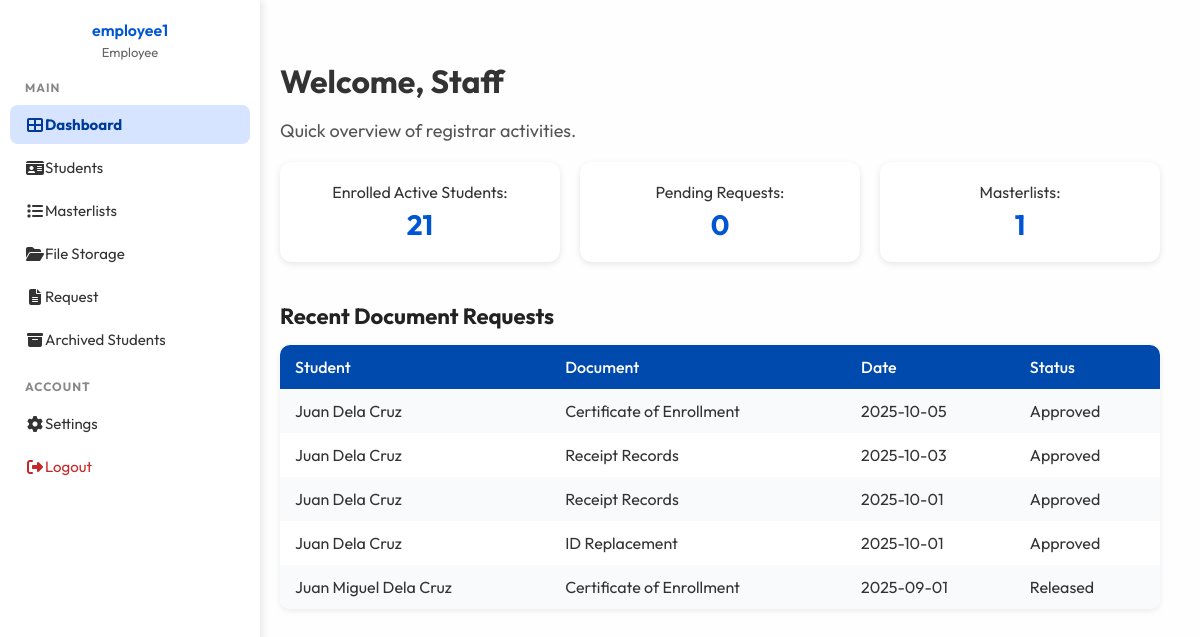
Page /staff/index.php (signed in) on the committed database.
### tables this page shows
CREATE TABLE `users` (
  `user_id` int(11) NOT NULL,
  `username` varchar(255) DEFAULT NULL,
  `email` varchar(255) NOT NULL,
  `password_hash` text DEFAULT NULL,
  `role_id` int(11) DEFAULT NULL,
  `active` tinyint(1) DEFAULT NULL
);

CREATE TABLE `roles` (
  `role_id` int(11) NOT NULL,
  `name` varchar(255) DEFAULT NULL,
  `description` text DEFAULT NULL
);

CREATE TABLE `document_requests` (
  `request_id` int(11) NOT NULL,
  `student_id` varchar(255) DEFAULT NULL,
  `document_type` varchar(255) DEFAULT NULL,
  `notes` text NOT NULL,
  `request_date` date DEFAULT NULL,
  `status` varchar(255) DEFAULT NULL,
  `release_date` date DEFAULT NULL
);

CREATE TABLE `students` (
  `student_id` varchar(255) NOT NULL,
  `user_id` int(11) DEFAULT NULL,
  `first_name` varchar(255) DEFAULT NULL,
  `last_name` varchar(255) DEFAULT NULL,
  `birthdate` date DEFAULT NULL,
  `gender` varchar(255) DEFAULT NULL,
  `program` varchar(50) NOT NULL,
  `year_level` int(11) DEFAULT NULL,
  `section` int(10) NOT NULL,
  `student_status` varchar(255) DEFAULT NULL,
  `photo_path` text DEFAULT NULL,
  `date_registered` date DEFAULT NULL,
  `email` varchar(255) DEFAULT NULL,
  `contact_no` varchar(255) DEFAULT NULL
);

### staff/index.php (the view, shortened to what this page needs)
<?php
require_once __DIR__ . "/../Database/connection.php";
$res = $conn->query("SELECT COUNT(*) AS total FROM students WHERE student_status = 'Enrolled'");
$studentsCount = $res->fetch_assoc()['total'] ?? 0;
$res = $conn->query("SELECT COUNT(*) AS total FROM document_requests WHERE status = 'Pending'");
$pendingRequests = $res->fetch_assoc()['total'] ?? 0;
$res = $conn->query("SELECT COUNT(*) AS total FROM masterlists");
$masterlistCount = $res->fetch_assoc()['total'] ?? 0;
$recentRequests = $conn->query("
  SELECT r.request_id, r.document_type, r.status, r.request_date, s.first_name, s.last_name
  FROM document_requests r
  LEFT JOIN students s ON r.student_id = s.student_id
  ORDER BY r.request_date DESC
  LIMIT 5
");
?>
<!DOCTYPE html>
<html lang="en">
<head>
  <link rel="stylesheet" href="../components/css/StaffDashboard.css">
</head>
<body>
<?php include 'StaffSidenav.php'; ?>
<div class="container">
  <h1>Welcome, Staff</h1>
  <p>Quick overview of registrar activities.</p>
  <div class="stats">
    <div class="card">Enrolled Active Students: <strong><?= $studentsCount ?></strong></div>
    <div class="card">Pending Requests: <strong><?= $pendingRequests ?></strong></div>
    <div class="card">Masterlists: <strong><?= $masterlistCount ?></strong></div>
  </div>
  <div class="section">
    <h2>Recent Document Requests</h2>
    <table>
      <tr><th>Student</th><th>Document</th><th>Date</th><th>Status</th></tr>
      <?php while ($row = $recentRequests->fetch_assoc()): ?>
        <tr>
          <td><?= htmlspecialchars($row['first_name']." ".$row['last_name']) ?></td>
          <td><?= htmlspecialchars($row['document_type']) ?></td>
          <td><?= htmlspecialchars($row['request_date']) ?></td>
          <td><?= htmlspecialchars($row['status']) ?></td>
        </tr>
      <?php endwhile; ?>
    </table>
  </div>
</body>
</html>

### staff/StaffSidenav.php (shortened to what this page needs)
<?php
  require_once __DIR__ . "/../Database/connection.php";
  $current_page = basename($_SERVER['PHP_SELF']);
  $user_id = $_SESSION['user_id'];
  $stmt = $conn->prepare("
      SELECT u.username, r.name AS role_name
      FROM users u
      JOIN roles r ON u.role_id = r.role_id
      WHERE u.user_id = ?
  ");
  $stmt->bind_param("i", $user_id);
  $stmt->execute();
  $result = $stmt->get_result();
  $user = $result->fetch_assoc();
  $staffName = $user['username'] ?? "Unknown User";
  $staffRole = $user['role_name'] ?? "Unknown Role";
?>
<!DOCTYPE html>
<html lang="en">
<head>
  <link rel="stylesheet" href="https://cdnjs.cloudflare.com/ajax/libs/font-awesome/6.4.0/css/all.min.css">
</head>
<body>
<div class="sidebar collapsed" id="sidebar">
  <div class="sidebar-header">
    <h3 class="sidebar-text"><?= htmlspecialchars($staffName) ?></h3>
    <p class="sidebar-text"><?= htmlspecialchars($staffRole) ?></p>
  </div>
  <div class="sidebar-section">
    <h4 class="sidebar-text">MAIN</h4>
    <a href="index.php" class="<?= $current_page=='index.php' ? 'active' : '' ?>">
      <i class="fas fa-th-large"></i><span class="sidebar-text"> Dashboard</span>
    </a>
    <a href="StudentInfo.php" class="<?= $current_page=='StudentInfo.php' ? 'active' : '' ?>">
      <i class="fas fa-id-card"></i><span class="sidebar-text"> Students</span>
    </a>
    <a href="Masterlist.php" class="<?= $current_page=='Masterlist.php' ? 'active' : '' ?>">
      <i class="fas fa-list"></i><span class="sidebar-text"> Masterlists</span>
    </a>
    <a href="FileStorage.php" class="<?= $current_page=='FileStorage.php' ? 'active' : '' ?>">
      <i class="fas fa-folder-open"></i><span class="sidebar-text"> File Storage</span>
    </a>
    <a href="Request.php" class="<?= $current_page=='Request.php' ? 'active' : '' ?>">
      <i class="fas fa-file-alt"></i><span class="sidebar-text"> Request</span>
    </a>
    <a href="ArchivedStudents.php" class="<?= $current_page=='ArchivedStudents.php' ? 'active' : '' ?>">
      <i class="fas fa-archive"></i><span class="sidebar-text"> Archived Students</span>
    </a>
  </div>
  <div class="sidebar-section">
    <h4 class="sidebar-text">ACCOUNT</h4>
    <a href="#">
      <i class="fas fa-cog"></i><span class="sidebar-text"> Settings</span>
    </a>
    <a href="../Database/logout.php" class="logout">
      <i class="fas fa-sign-out-alt"></i><span class="sidebar-text"> Logout</span>
    </a>
  </div>
</div>
</body>
</html>

### components/css/StaffDashboard.css (style rules this page uses)
body { margin: 0; font-family: 'Outfit', sans-serif; background: #f9f9f9; color: #333; min-height: 100vh; display: flex; flex-direction: column; }
.container { flex: 1; padding: 40px; margin-left: 240px; transition: margin-left 0.3s ease, filter 0.3s ease; box-sizing: border-box; }
.container::before { content: ""; position: absolute; inset: 0; background: rgba(255, 255, 255, 0.85); backdrop-filter: blur(3px); z-index: 0; }
.container > * { position: relative; z-index: 1; }
.container h1 { font-size: 32px; margin-bottom: 10px; }
.container p { font-size: 18px; color: #555; }
.stats { display: grid; grid-template-columns: repeat(auto-fit, minmax(220px, 1fr)); gap: 20px; margin: 20px 0; }
.card { background: #fff; padding: 20px; border-radius: 12px; box-shadow: 0 2px 6px rgba(0,0,0,0.1); text-align: center; transition: transform 0.2s ease; }
.card strong { display: block; font-size: 28px; color: #0056d2; margin-top: 5px; }
.section { margin-top: 40px; text-align: left; }
.section h2 { margin-bottom: 15px; font-size: 22px; color: #222; }
table { width: 100%; border-collapse: collapse; background: #fff; border-radius: 10px; overflow: hidden; box-shadow: 0 2px 6px rgba(0,0,0,0.08); }
table th, table td { padding: 12px 15px; text-align: left; }
table th { background: #004aad; color: #fff; font-weight: 500; }
table tr:nth-child(even) { background-color: #f9fafb; }
tr:nth-child(odd) { background-color: #ffffff; }

### staff/StaffSidenav.php (style rules this page uses)
body { margin: 0; font-family: 'Outfit', sans-serif; background: #f9f9f9; color: #333; display: flex; }
.sidebar { position: fixed; left: 0; top: 0; height: 100%; width: 240px; background: #fff; color: #333; box-shadow: 2px 0 8px rgba(0,0,0,0.1); padding: 20px 10px; transition: width 0.3s ease; overflow-y: auto; z-index: 1000; }
.sidebar-header { text-align: center; margin-bottom: 20px; }
.sidebar-header h3 { margin: 0; font-size: 16px; font-weight: 600; color: #0056d2; }
.sidebar-header p { font-size: 13px; color: #666; margin: 4px 0 0; }
.sidebar-section { margin-bottom: 20px; }
.sidebar-section h4 { margin: 10px 15px; font-size: 12px; text-transform: uppercase; color: #888; letter-spacing: 1px; }
.sidebar a { display: flex; align-items: center; text-decoration: none; color: #333; padding: 10px 15px; border-radius: 8px; margin: 4px 0; transition: background 0.3s, color 0.3s; font-size: 15px; }
.sidebar a i { font-size: 16px; width: 20px; text-align: center; }
.sidebar a.active { background: #d6e4ff; color: #003b99; font-weight: bold; }
.sidebar a.logout { color: #c62828; }

### rows in the picture
users: username "employee1", role.name "Employee"
document_requests: student.last_name "Juan Dela Cruz", document_type "Certificate of Enrollment", request_date "2025-10-05", status "Approved"
document_requests: student.last_name "Juan Dela Cruz", document_type "Receipt Records", request_date "2025-10-03", status "Approved"
document_requests: student.last_name "Juan Dela Cruz", document_type "Receipt Records", request_date "2025-10-01", status "Approved"
document_requests: student.last_name "Juan Dela Cruz", document_type "ID Replacement", request_date "2025-10-01", status "Approved"
document_requests: student.last_name "Juan Miguel Dela Cruz", document_type "Certificate of Enrollment", request_date "2025-09-01", status "Released"

### other values in the picture
$studentsCount "21"
$pendingRequests "0"
$masterlistCount "1"
